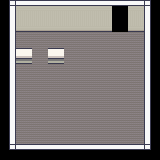

Rendered tile map (Tiled .tmx) drawn with the repository's tilesets; below, a short description and the map source with its tile grids summarised:
An orthogonal 10x10 tile map with 16x16 px tiles, 4 tile layers (ground, wall, bgd, fgd), 4 tilesets and 5 objects (2x Shelf, Door2, Computer2, Player).

<map version="1.10" tiledversion="1.10.2" orientation="orthogonal" renderorder="right-down" width="10" height="10" tilewidth="16" tileheight="16" infinite="0" nextlayerid="6" nextobjectid="7">
 <properties>
  <property name="bgm" value="music/Room_BGM.mp3" />
 </properties>
 <tileset firstgid="1" source="ground.tsx" />
 <tileset firstgid="392" source="ceil.tsx" />
 <tileset firstgid="783" name="entities" tilewidth="32" tileheight="48" tilecount="4" columns="0">
  <grid orientation="orthogonal" width="1" height="1" />
  <tile id="0">
   <image width="16" height="32" source="../graphictmp/game/door/idleFront_01.png" />
  </tile>
  <tile id="1">
   <image width="16" height="32" source="../graphictmp/game/computer/idleFront_01.png" />
  </tile>
  <tile id="2">
   <image width="32" height="32" source="../graphictmp/game/player/idleFront_01.png" />
  </tile>
  <tile id="3">
   <image width="32" height="48" source="../graphictmp/game/shelf/idleFront_01.png" />
  </tile>
 </tileset>
 <tileset firstgid="787" source="map.tsx" />
 <layer id="1" name="ground" width="10" height="10">
  <data>[100 cells, 56 non-empty, 1 distinct tile ids]</data>
 </layer>
 <layer id="2" name="wall" width="10" height="10">
  <data>[100 cells, 42 non-empty, 9 distinct tile ids]</data>
 </layer>
 <objectgroup id="4" name="entities">
  <object id="1" type="Door2" gid="783" x="112" y="32" width="16" height="32" />
  <object id="2" type="Computer2" gid="784" x="32" y="64" width="16" height="32" />
  <object id="3" type="Player" gid="785" x="104.75" y="61" width="32" height="32" />
  <object id="4" type="Shelf" gid="786" x="64" y="48" width="32" height="48" />
  <object id="5" type="Shelf" gid="786" x="80" y="48" width="32" height="48" />
 </objectgroup>
 <layer id="5" name="bgd" width="10" height="10">
  <data>[100 cells, 2 non-empty, 1 distinct tile ids]</data>
 </layer>
 <layer id="3" name="fgd" width="10" height="10">
  <data>[100 cells, 1 non-empty, 1 distinct tile ids]</data>
 </layer>
</map>
